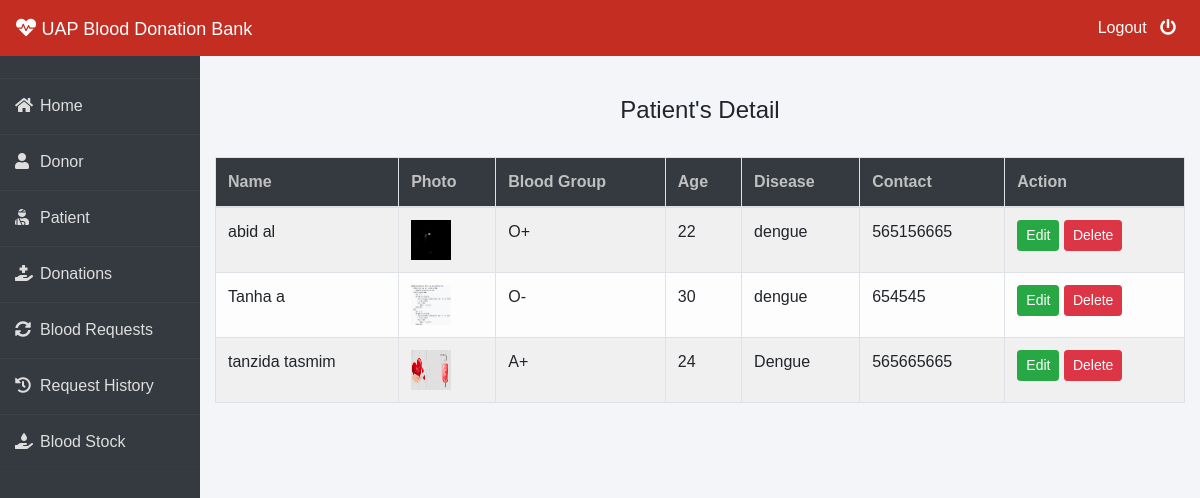
/admin-patient (signed in), run on the app's committed database.
### patient/models.py (models this page shows, shortened)
class Patient(models.Model):
    user=models.OneToOneField(User,on_delete=models.CASCADE)
    profile_pic= models.ImageField(upload_to='profile_pic/Patient/',null=True,blank=True)
    age=models.PositiveIntegerField()
    bloodgroup=models.CharField(max_length=10)
    disease=models.CharField(max_length=100)
    doctorname=models.CharField(max_length=50)
    address = models.CharField(max_length=40)
    mobile = models.CharField(max_length=20,null=False)
    @property
    def get_name(self):
        return self.user.first_name+" "+self.user.last_name

### blood/views.py (the view)
# urls.py: path('admin-patient', views.admin_patient_view,name='admin-patient'),
@login_required(login_url='adminlogin')
def admin_patient_view(request):
    patients=pmodels.Patient.objects.all()
    return render(request,'blood/admin_patient.html',{'patients':patients})

### templates/blood/admin_patient.html
{% extends 'blood/adminbase.html' %}
{% block content %}
{% load widget_tweaks %}
{%load static%}
<br><br>
<div class="container">
    <H4 class="text-center">Patient's Detail</H4><br>
    <table class="table table-light table-hover table-bordered table-striped">
        <thead class="bg-dark">
            <tr>
                <th scope="col" style="color: rgb(192, 192, 192);">Name</th>
                <th scope="col" style="color: rgb(192, 192, 192);">Photo</th>
                <th scope="col" style="color: rgb(192, 192, 192);">Blood Group</th>
                <th scope="col" style="color: rgb(192, 192, 192);">Age</th>
                <th scope="col" style="color: rgb(192, 192, 192);">Disease</th>
                <th scope="col" style="color: rgb(192, 192, 192);">Contact</th>
                <th style="color: rgb(192, 192, 192);">Action</th>
            </tr>
        </thead>
        <tbody>
            {% for t in patients %}
            <tr>
                <td> {{t.get_name}}</td>
                <td> <img src="{% static t.profile_pic.url %}" alt="Profile Pic" height="40px" width="40px" /></td>
                <td>{{t.bloodgroup}}</td>
                <td>{{t.age}}</td>
                <td>{{t.disease}}</td>
                <td>{{t.mobile}}</td>
                <td>
                    <button class="btn btn-success btn-sm"><a  style="text-decoration: none;color: white;" href="{% url 'update-patient' t.id  %}">Edit</a> </button>
                    <button class="btn btn-danger btn-sm"><a  style="text-decoration: none;color: white;" href="{% url 'delete-patient' t.id  %}">Delete</a> </button>
                </td>
            </tr>
            {% endfor %}
        </tbody>
    </table>
</div>
{% endblock content %}

### templates/blood/adminbase.html (shortened to what this page needs)
<!DOCTYPE html>
<html lang="en">
<head>
    <link rel="stylesheet" href="https://maxcdn.bootstrapcdn.com/bootstrap/4.0.0/css/bootstrap.min.css">
    <link rel="stylesheet" href="https://cdnjs.cloudflare.com/ajax/libs/font-awesome/5.14.0/css/all.css">
</head>
<body>
    <nav class="navbar navbar-expand-lg navbar-light fixed-top bg-danger">
        <a style="color:white;" class="navbar-brand" href="/"><i class="fa fa-heartbeat"></i>&nbsp;<font face = "Comic sans MS" size ="4">UAP Blood Donation Bank</font></a>
        <div class="navbar-collapse collapse w-100 order-3 dual-collapse2">
            <ul class="navbar-nav ml-auto">
                <li class="nav-item">
                    <a class="nav-link" style="color: white;" href="/logout">Logout &nbsp; <i class="fas fa-power-off"></i></a>
                </li>
            </ul>
        </div>
      </nav>
<br><br>
<div class="wrapper">
    <div class="sidebar">
        <ul>
            <li><a style="text-decoration:none;" href="/"><i class="fas fa-home"></i>Home</a></li>
            <li><a style="text-decoration:none;" href="/admin-donor"><i class="fas fa-user"></i>Donor</a></li>
            <li><a style="text-decoration:none;" href="/admin-patient"><i class="fas fa-user-injured"></i>Patient</a></li>
            <li><a style="text-decoration:none;" href="/admin-donation"><i class="fas fa-hand-holding-medical"></i>Donations</a></li>
            <li><a style="text-decoration:none;" href="/admin-request"><i class="fas fa-sync-alt"></i>Blood Requests</a></li>
            <li><a style="text-decoration:none;" href="/admin-request-history"><i class="fas fa-history"></i>Request History</a></li>
            <li><a style="text-decoration:none;" href="/admin-blood"><i class="fas fa-hand-holding-water"></i>Blood Stock</a></li>
        </ul>
    </div>
    <div class="main_content">
{% block content %}
{% endblock content %}
    </div>
</div>
</body>
</html>

### templates/blood/adminbase.html (style rules this page uses)
* { margin: 0; padding: 0; box-sizing: border-box; list-style: none; text-decoration: none; font-family: 'Josefin Sans', sans-serif; }
body { background-color: #f3f5f9; }
.bg-danger { background-color: #c32d22!important; }
.wrapper { display: flex; position: relative; }
.wrapper .sidebar { width: 200px; height: 100%; background: #343a40; padding: 30px 0px; position: fixed; }
.wrapper .sidebar ul li { padding: 15px; border-bottom: 1px solid #dedede; border-bottom: 1px solid rgba(0,0,0,0.05); border-top: 1px solid rgba(255,255,255,0.05); }
.wrapper .sidebar ul li a { color: #dedede; display: block; }
.wrapper .sidebar ul li a .fas { width: 25px; }
.wrapper .main_content { width: 100%; margin-left: 200px; }

### data on the page
Patient: get_name "abid al", profile_pic (picture), bloodgroup "O+", age "22", disease "dengue", mobile "565156665"
Patient: get_name "Tanha a", profile_pic (picture), bloodgroup "O-", age "30", disease "dengue", mobile "654545"
Patient: get_name "tanzida tasmim", profile_pic (picture), bloodgroup "A+", age "24", disease "Dengue", mobile "565665665"
